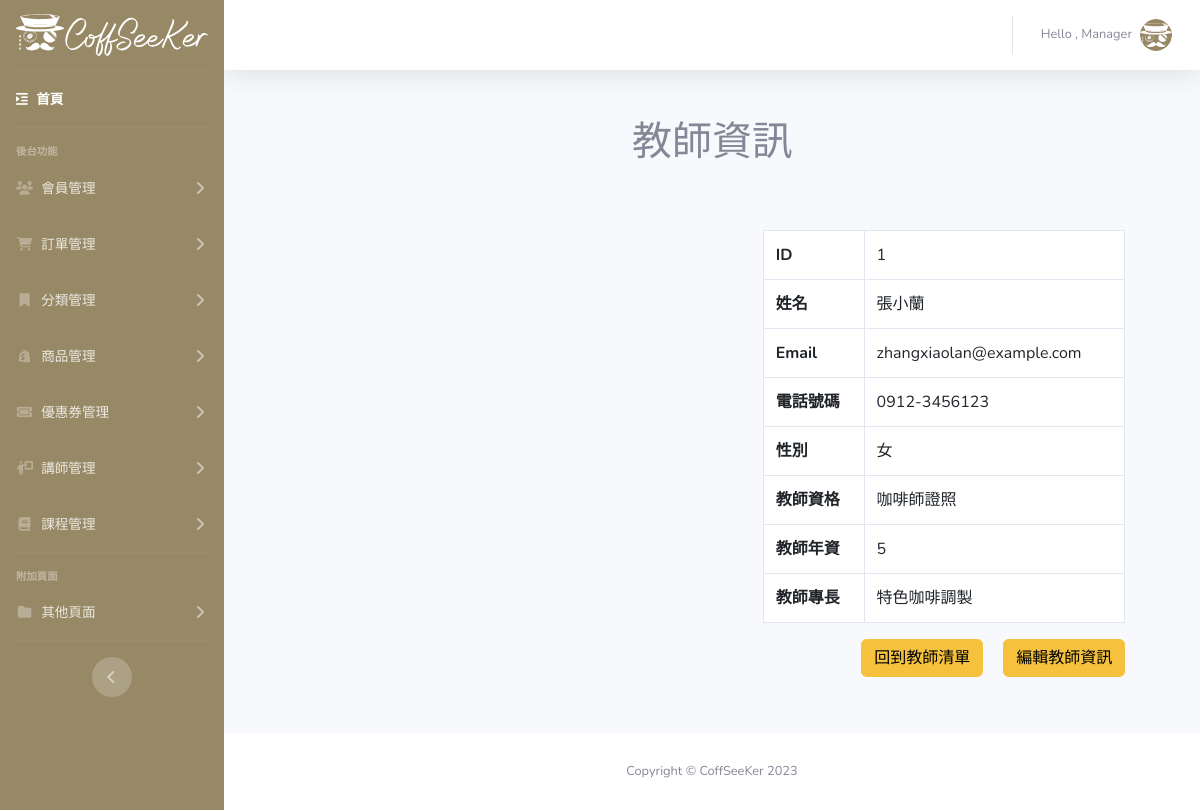
The app's page /Coffseeker-Admin/teacher-detail.php?teacher_id=1 with its own data.
### tables this page shows
CREATE TABLE `coffseeker_teachers` (
  `teacher_id` int(6) NOT NULL,
  `teacher_img` text NOT NULL,
  `teacher_name` text NOT NULL,
  `teacher_phone` varchar(13) NOT NULL,
  `teacher_gender` text NOT NULL,
  `teacher_mail` text NOT NULL,
  `teacher_qualification` longtext NOT NULL,
  `teacher_experience` int(11) NOT NULL,
  `teacher_specialty` text NOT NULL,
  `created_at` date NOT NULL,
  `valid` tinyint(2) NOT NULL
);

### Coffseeker-Admin/teacher-detail.php (the view, shortened to what this page needs)
<?php
require_once("../db_connect.php");
$id = $_GET["teacher_id"];
$sql = "SELECT * FROM coffseeker_teachers WHERE teacher_id=$id";
$result = $conn->query($sql);
$rows = $result->fetch_all(MYSQLI_ASSOC);
$sqlImages = "SELECT * FROM coffseeker_teachers WHERE teacher_id=$id ";
$resultImages = $conn->query($sqlImages);
$productImages = $resultImages->fetch_all(MYSQLI_ASSOC);
?>
<!DOCTYPE html>
<html lang="en">
<head>
    <?php include("modal/template.php") ?>
</head>
<body id="page-top">
    <div id="wrapper">
        <?php include("modal/sidebar.php") ?>
        <div id="content-wrapper" class="d-flex flex-column">
            <div id="content">
                <?php include("modal/topbar.php") ?>
                <div class="container my-5">
                    <h1 class="text-center">教師資訊</h1>
                    <div class="py-2">
                        <div class="d-flex mt-5 justify-content-around">
                            <?php foreach ($productImages as $image) : ?>
                                <div class="col-5 overflow-hidden d-flex justify-content-center" style="height:330px">
                                </div>
                            <?php endforeach; ?>
                            <div class="col-5">
                                <table class="table table-bordered">
                                    <?php foreach ($rows as $row) : ?>
                                        <?php if ($row["teacher_id"]) : ?>
                                            <tr>
                                                <th>ID</th>
                                                <td><span id=""><?= $row["teacher_id"] ?></span></td>
                                            </tr>
                                            <tr>
                                                <th>姓名</th>
                                                <td><span id="name"><?= $row["teacher_name"] ?></span></td>
                                            </tr>
                                            <tr>
                                                <th>Email</th>
                                                <td><span id="email"><?= $row["teacher_mail"] ?></span></td>
                                            </tr>
                                            <tr>
                                                <th>電話號碼</th>
                                                <td><span id="phone"><?= $row["teacher_phone"] ?></span></td>
                                            </tr>
                                            <tr>
                                                <th>性別</th>
                                                <td><span id="phone"><?= $row["teacher_gender"] ?></span></td>
                                            </tr>
                                            <tr>
                                                <th>教師資格</th>
                                                <td><span id="teacher_qualification"><?= $row["teacher_qualification"] ?></span></td>
                                            </tr>
                                            <tr>
                                                <th>教師年資</th>
                                                <td><span id="teacher_experience"><?= $row["teacher_experience"] ?></span></td>
                                            </tr>
                                            <tr>
                                                <th>教師專長</th>
                                                <td><span id="teacher_specialty"><?= $row["teacher_specialty"] ?></span></td>
                                            </tr>
                                        <?php endif; ?>
                                    <?php endforeach; ?>
                                </table>
                                <div class="d-flex justify-content-end">
                                    <div>
                                        <a class="btn btn-warning me-3" href="teacher-list.php">回到教師清單</a>
                                        <a class="btn btn-warning" type="submit" href="teacher-edit.php?teacher_id=<?= $row["teacher_id"] ?>">編輯教師資訊</a>
                                    </div>
                                </div>
                            </div>
                        </div>
                    </div>
                </div>
            </div>
            <?php include("modal/footer.php") ?>
        </div>
    </div>
</body>
</html>

### Coffseeker-Admin/css/style.css (style rules this page uses)
:root { --milky:#988966; }
.btn-warning { color: black; }

### records on screen
coffseeker_teachers: teacher_id "1", teacher_name "張小蘭", teacher_mail "zhangxiaolan@example.com", teacher_phone "0912-3456123", teacher_gender "女", teacher_qualification "咖啡師證照", teacher_experience "5", teacher_specialty "特色咖啡調製"
